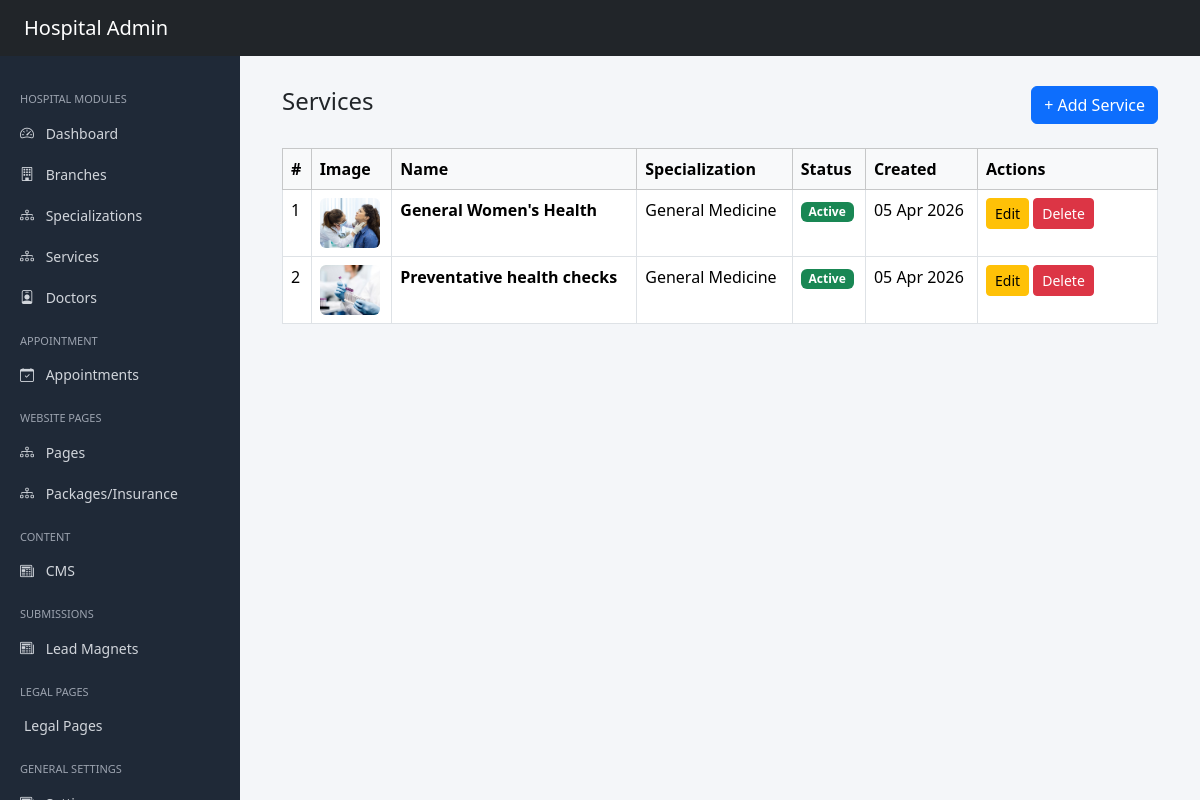
Page /administrator/services/ on the committed database.
### administrator/models.py (models this page shows, shortened)
class SEOModel(models.Model):
    meta_title = models.CharField(max_length=255, blank=True)
    meta_description = models.TextField(blank=True)
    canonical_url = models.URLField(blank=True)
    primary_keywords = models.CharField(max_length=255, blank=True)
    secondary_keywords = models.CharField(max_length=255, blank=True)
    slug = models.SlugField(unique=True)
    og_title = models.CharField(max_length=255, blank=True)
    og_description = models.TextField(blank=True)
    og_image = models.ImageField(upload_to="seo/og/", blank=True, null=True)
    class Meta:
        abstract = True

class Service(SEOModel):
    specialization = models.ForeignKey(
        "Specialization",
        on_delete=models.CASCADE,
        related_name="featured_services"
    )
    name = models.CharField(max_length=200)
    short_description = models.TextField(blank=True)
    icon = models.ImageField(
        upload_to='uploads/services/',
        blank=True,
        null=True
    )
    featured_image = models.ImageField(
        upload_to='uploads/services/',
        blank=True,
        null=True
    )
    featured_image_alt = models.CharField(max_length=255, blank=True)
    hero_title = models.CharField(max_length=255, blank=True)
    hero_description = models.TextField(blank=True)
    hero_banner = models.ImageField(
        upload_to='uploads/services/',
        blank=True,
        null=True
    )
    hero_banner_alt = models.CharField(max_length=255, blank=True)
    main_title = models.CharField(max_length=255, blank=True)
    main_image = models.ImageField(
        upload_to='uploads/services/',
        blank=True,
        null=True
    )
    main_image_alt = models.CharField(max_length=255, blank=True)
    main_description = RichTextUploadingField(blank=True)
    long_description_primary = RichTextUploadingField(blank=True)
    long_description_secondary = RichTextUploadingField(blank=True)
    is_active = models.BooleanField(default=True)
    is_deleted = models.BooleanField(default=False)
    created_at = models.DateTimeField(auto_now_add=True)
    updated_at = models.DateTimeField(auto_now=True)
    class Meta:
        ordering = ['-created_at']
        verbose_name = "Service"
        verbose_name_plural = "Services"

class Specialization(SEOModel):
    branch = models.ForeignKey(
        Branch,
        on_delete=models.CASCADE,
        related_name='specializations'
    )
    name = models.CharField(max_length=200)
    short_description = models.TextField(blank=True)
    icon = models.ImageField(upload_to='uploads/specializations/', blank=True, null=True)
    featured_image = models.ImageField(upload_to='uploads/specializations/', blank=True, null=True)
    featured_image_alt = models.CharField(max_length=255, blank=True)
    hero_title = models.CharField(max_length=255, blank=True)
    hero_description = models.TextField(blank=True)
    hero_banner = models.ImageField(upload_to='uploads/specializations/', blank=True, null=True)
    hero_banner_alt = models.CharField(max_length=255, blank=True)
    main_title = models.CharField(max_length=255, blank=True)
    main_image = models.ImageField(upload_to='uploads/specializations/', blank=True, null=True)
    main_image_alt = models.CharField(max_length=255, blank=True)
    main_description = RichTextUploadingField(blank=True)
    secondary_title = models.CharField(max_length=255, blank=True)
    secondary_image = models.ImageField(upload_to='uploads/specializations/', blank=True, null=True)
    secondary_image_alt = models.CharField(max_length=255, blank=True)
    long_description_primary = RichTextUploadingField(blank=True)
    long_description_secondary = RichTextUploadingField(blank=True)
    is_active = models.BooleanField(default=True)
    is_deleted = models.BooleanField(default=False)
    created_at = models.DateTimeField(auto_now_add=True)
    updated_at = models.DateTimeField(auto_now=True)
    class Meta:
        ordering = ['-created_at']
        verbose_name = "Specialization"
        verbose_name_plural = "Specializations"

### administrator/views.py (the view)
# urls.py: path('services/', ServiceListView.as_view(), name='service-list'),
class ServiceListView(ListView):
    model = Service
    template_name = "administrator/service/list.html"
    context_object_name = "services"

### userapp/context_processors.py (called while the page is built)
def global_data(request):
    def get_menu(slug):
        return MenuGroup.objects.prefetch_related('items').filter(
            slug=slug,
            is_active=True
        ).first()
    settings = GlobalSettings.objects.first()
    social_links = SocialLink.objects.filter(is_active=True).order_by('order')
    legal_pages = LegalPage.objects.filter(is_active=True)
    return {
        'global_settings': settings,
         'social_links': social_links,
         'legal_pages':legal_pages,
        'main_menu': get_menu('main-menu'),
        'specialization_menu': get_menu('specialization-menu'),
        'quick_links_menu': get_menu('quick-links-menu'),
    }

### administrator/templates/administrator/service/list.html
{% extends "administrator/shared/base.html" %}
{% block content %}
<div class="container-fluid">
    <div class="d-flex justify-content-between align-items-center mb-4">
        <h4>Services</h4>
        <a href="{% url 'administrator:service-create' %}"
           class="btn btn-primary">
            + Add Service
        </a>
    </div>
    <table class="table table-bordered table-hover">
        <thead class="table-light">
            <tr>
                <th>#</th>
                <th>Image</th>
                <th>Name</th>
                <th>Specialization</th>
                <th>Status</th>
                <th>Created</th>
                <th width="180">Actions</th>
            </tr>
        </thead>
        <tbody>
            {% for service in services %}
            <tr>
                <td>{{ forloop.counter }}</td>
                <td>
                    {% if service.featured_image %}
                        <img src="{{ service.featured_image.url }}"
                             width="60"
                             class="rounded">
                    {% else %}
                        <span class="text-muted">No Image</span>
                    {% endif %}
                </td>
                <td>
                    <strong>{{ service.name }}</strong>
                </td>
                <td>
                    {{ service.specialization.name }}
                </td>
                <td>
                    {% if service.is_active %}
                        <span class="badge bg-success">Active</span>
                    {% else %}
                        <span class="badge bg-danger">Inactive</span>
                    {% endif %}
                </td>
                <td>
                    {{ service.created_at|date:"d M Y" }}
                </td>
                <td>
                    <a href="{% url 'administrator:service-update' service.pk %}"
                       class="btn btn-sm btn-warning">
                        Edit
                    </a>
                     <a href="{% url 'administrator:service-delete' service.pk %}"
                       class="btn btn-sm btn-danger"
                       onclick="return confirm('Are you sure you want to delete this service?')">
                        Delete
                    </a>
                </td>
            </tr>
            {% empty %}
            <tr>
                <td colspan="7" class="text-center">
                    No services found
                </td>
            </tr>
            {% endfor %}
        </tbody>
    </table>
</div>
{% endblock %}

### administrator/templates/administrator/shared/base.html (style rules this page uses)
body { background:#f4f6f9; overflow-x:hidden; }

### rows in the picture
Service: featured_image (picture), name "General Women's Health", specialization.name "General Medicine", is_active "Active", created_at "05 Apr 2026"
Service: featured_image (picture), name "Preventative health checks", specialization.name "General Medicine", is_active "Active", created_at "05 Apr 2026"
